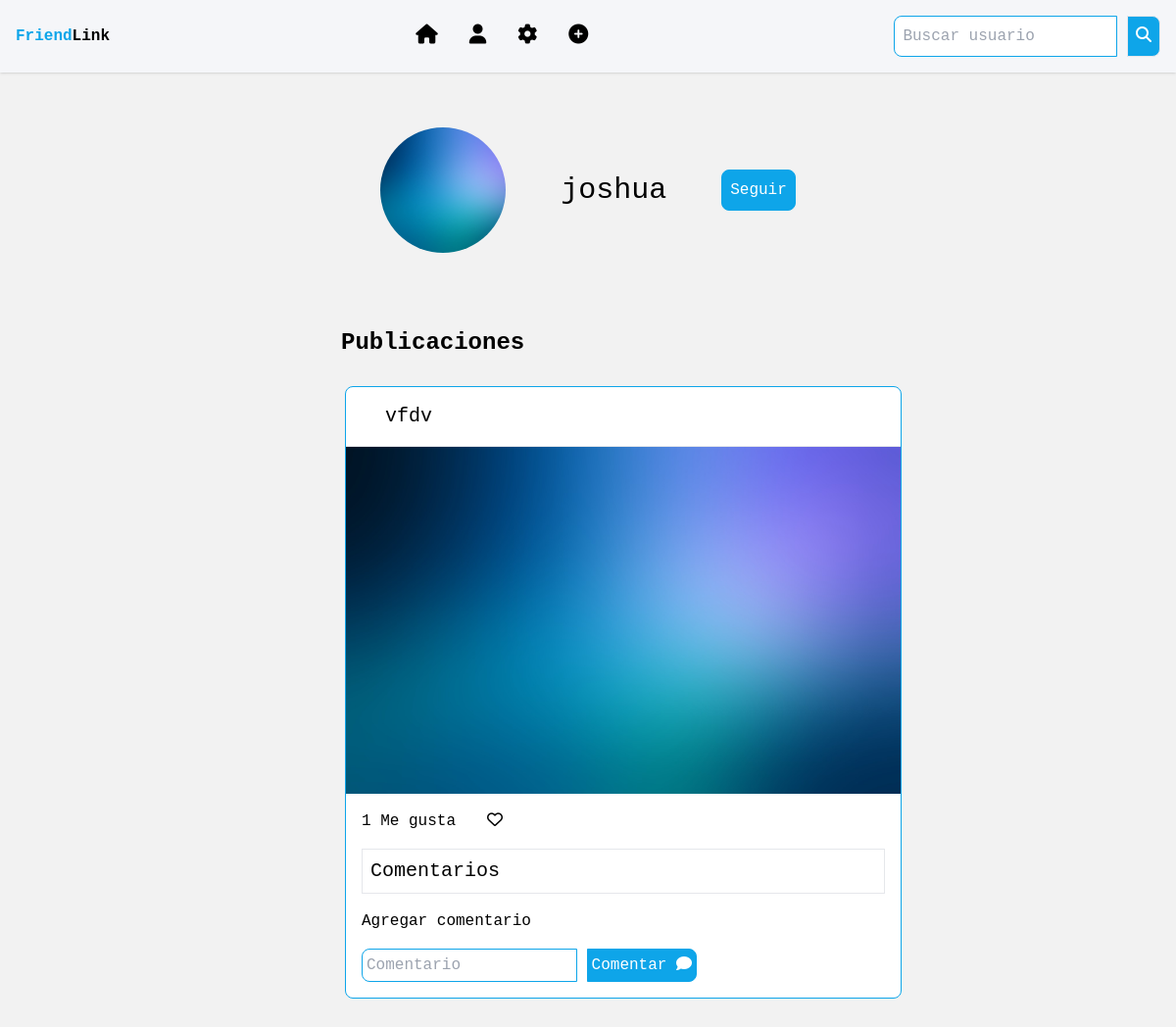
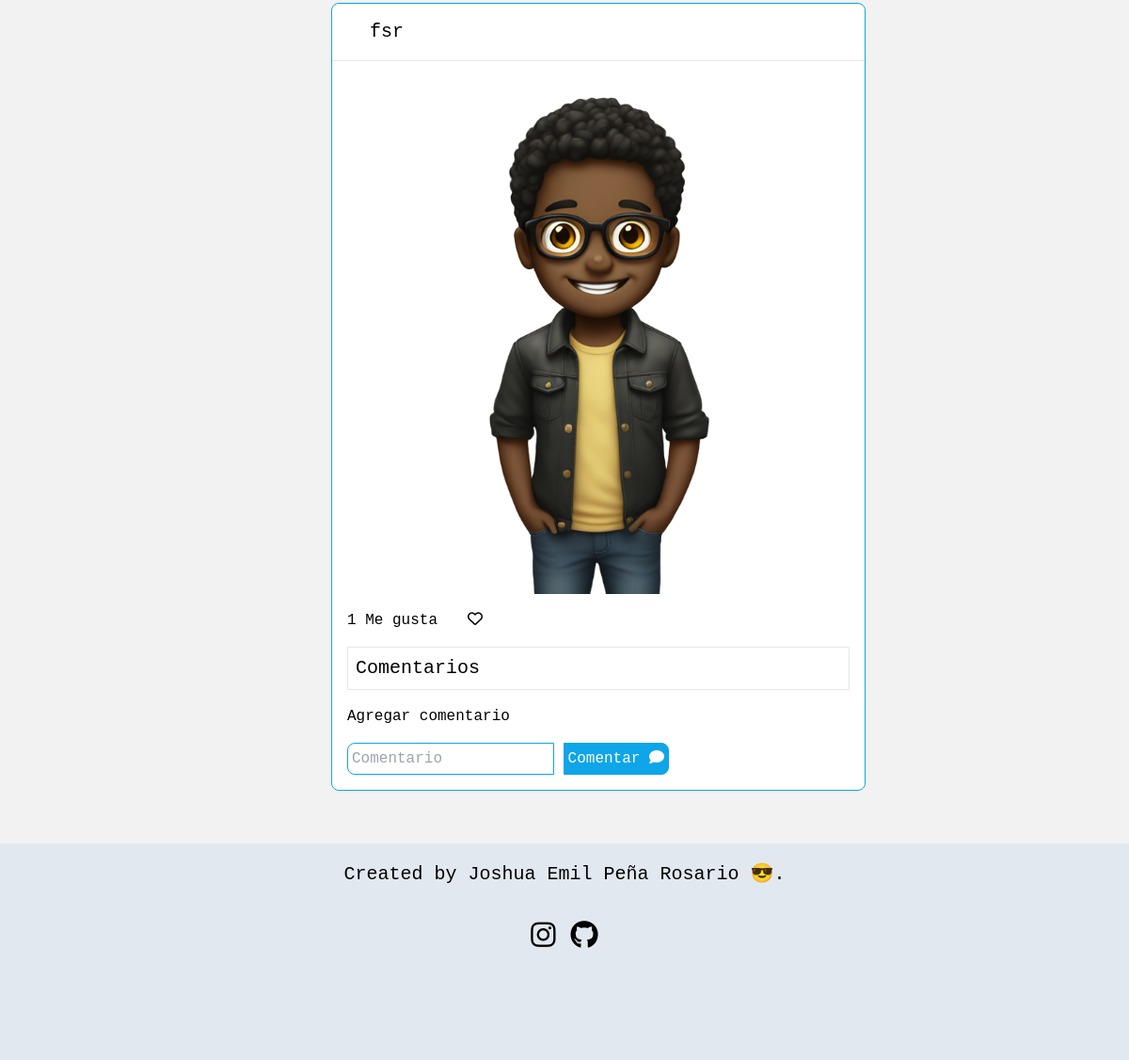
Page /profile/joshua (signed in) on the committed database (2 pictures, top to bottom).
### app.py (models this page shows, shortened)
class User(db.Model, UserMixin):
    __tablename__ = "users"
    id = db.Column(db.Integer, primary_key=True)
    username = db.Column(db.String(50), unique=False, nullable=False)
    password = db.Column(db.String(100), nullable=False)
    profile_picture = db.Column(db.String(100))
    user_likes = db.relationship(
        "Post",
        secondary=likes,
        backref=db.backref("likes", lazy="dynamic"),
        lazy="dynamic",
    )
    followed = db.relationship(
        "User",
        secondary=followers,
        primaryjoin=(followers.c.follower_id == id),
        secondaryjoin=(followers.c.followed_id == id),
        backref=db.backref("followers", lazy="dynamic"),
        lazy="dynamic",
    )
    def is_following(self, user):
        return self.followed.filter(followers.c.followed_id == user.id).count() > 0

class Post(db.Model):
    __tablename__ = "posts"
    id = db.Column(db.Integer, primary_key=True)
    content = db.Column(db.String(500), nullable=False)
    photo = db.Column(db.String(100))
    timestamp = db.Column(db.DateTime, default=datetime.utcnow)
    user_id = db.Column(db.Integer, db.ForeignKey("users.id"), nullable=False)
    user = db.relationship("User", backref=db.backref("posts", lazy=True))
    likes_count = db.Column(db.Integer, default=0)
    post_likers = db.relationship(
        "User",
        secondary=likes,
        backref=db.backref("liked_posts", lazy="dynamic"),
        lazy="dynamic",
    )
    def is_liked_by(self, user):
        return self.post_likers.filter(likes.c.user_id == user.id).count() > 0

### app.py (the view)
@app.route("/profile/<username>")
@login_required
def profile(username):
    theme = request.cookies.get("theme", "light-mode")
    user = User.query.filter_by(username=username).first()
    if user is None:
        flash("El usuario {} no existe.".format(username), "error")
        return redirect(url_for("feed"))
    return render_template("profile.html", user=user, theme=theme)

### app.py (called while the page is built)
@login_manager.user_loader
def load_user(user_id):
    return User.query.get(int(user_id))

### templates/profile.html (shortened to what this page needs)
<!DOCTYPE html>
<html lang="es">
<head>
    <link rel="stylesheet" href="https://cdnjs.cloudflare.com/ajax/libs/font-awesome/6.6.0/css/all.min.css"
 />
    <script src="https://cdn.tailwindcss.com"></script>
</head>
<body>
    {% extends 'home.html' %}
    {% block contenido %}
    <div class="flex justify-center items-center">
        <div class="max-w-xl">
            <div class="pt-10 mb-8">
                <div class="flex items-center justify-center gap-14 p-4">
                    <img src="{{ url_for('static', filename='profile_pictures/' + user.profile_picture) }}"
                        class="object-cover h-32 w-32 rounded-full"  alt="Foto de perfil">
                    <h2 class="text-3xl">{{ user.username }}</h2>
                    {% if current_user != user %}
                    {% if current_user.is_following(user) %}
                    <a class="transition ease-in-out bg-red-500 text-white p-2 rounded-lg border border-red-500 hover:bg-white hover:text-red-500" href="{{ url_for('unfollow', user_id=user.id) }}">Dejar de
                        Seguir</a>
                    {% else %}
                    <a class="transition ease-in-out bg-sky-500 text-white p-2 rounded-lg border border-sky-500 hover:bg-white hover:text-sky-500" href="{{ url_for('follow', user_id=user.id) }}">Seguir</a>
                    {% endif %}
                    {% endif %}
                </div>
            </div>
            <div class="flex flex-col justify-center m-2 p-4">
                <h4 class="text-2xl font-semibold m-2 p-1">Publicaciones</h4>
                {% for post in user.posts %}
                <div class="w-full flex items-center justify-center flex-col gap-4 p-4" style="min-width: 50vw;">
                    <div class="border border-sky-500 rounded-lg w-full bg-white max-w-xl">
                        <div class="p-2">
                            <p class="p-2 ml-6 text-xl">{{ post.content }}</p>
                        </div>
                        {% if post.photo %}
                        <div>
                            <img src="{{ url_for('static', filename='profile_pictures/' + post.photo) }}" alt="Foto de la publicación" class="w-full h-auto">
                        </div>
                        {% endif %}
                        <div class="p-4">
                            <div class="flex flex-col gap-4">
                                <div class="flex gap-8">
                                    <p>{{ post.likes_count }} Me gusta</p>
                                    {% if current_user.is_authenticated %}
                                    {% if post.is_liked_by(current_user) %}
                                    <form action="{{ url_for('unlike', post_id=post.id) }}" method="post">
                                        <button type="submit"><i class="fa-solid fa-heart"></i></button>
                                    </form>
                                    {% else %}
                                    <form action="{{ url_for('like', post_id=post.id) }}" method="post">
                                        <button type="submit"><i class="fa-regular fa-heart"></i></button>
                                    </form>
                                    {% endif %}
                                    {% endif %}
                                </div>
                                <div class="flex flex-col border p-2 w-full">
                                    <h2 class="text-xl">Comentarios</h2>
                            </div>
                            <h2>Agregar comentario</h2>
                            <form action="{{ url_for('agregar_comentario', post_id=post.id) }}" method="POST">
                                <input type="text" class="transition outline-0 ease-in-out p-1 text-black border border-sky-500 rounded-l-lg" name="comment_text" placeholder="Comentario" required>
                                <button type="submit" class="transition ease-in-out bg-sky-500 p-1 text-white border border-sky-500 hover:bg-white hover:text-sky-500 rounded-r-lg">Comentar
                                    <i class="fa-solid fa-comment"></i></button>
                            </form>
                        </div>
                    </div>
                </div>
                {% endfor %}
            </div>
        </div>
    </div>
    {% endblock contenido %}

### templates/home.html (style rules this page uses)
body { font-family: Arial, sans-serif; background-color: #f2f2f2; margin: 0; padding: 0; }

### rows in the picture
User: profile_picture (picture), username "joshua"
Post: content "vfdv", photo (picture), likes_count "1"
Post: content "fsr", photo (picture), likes_count "1"
